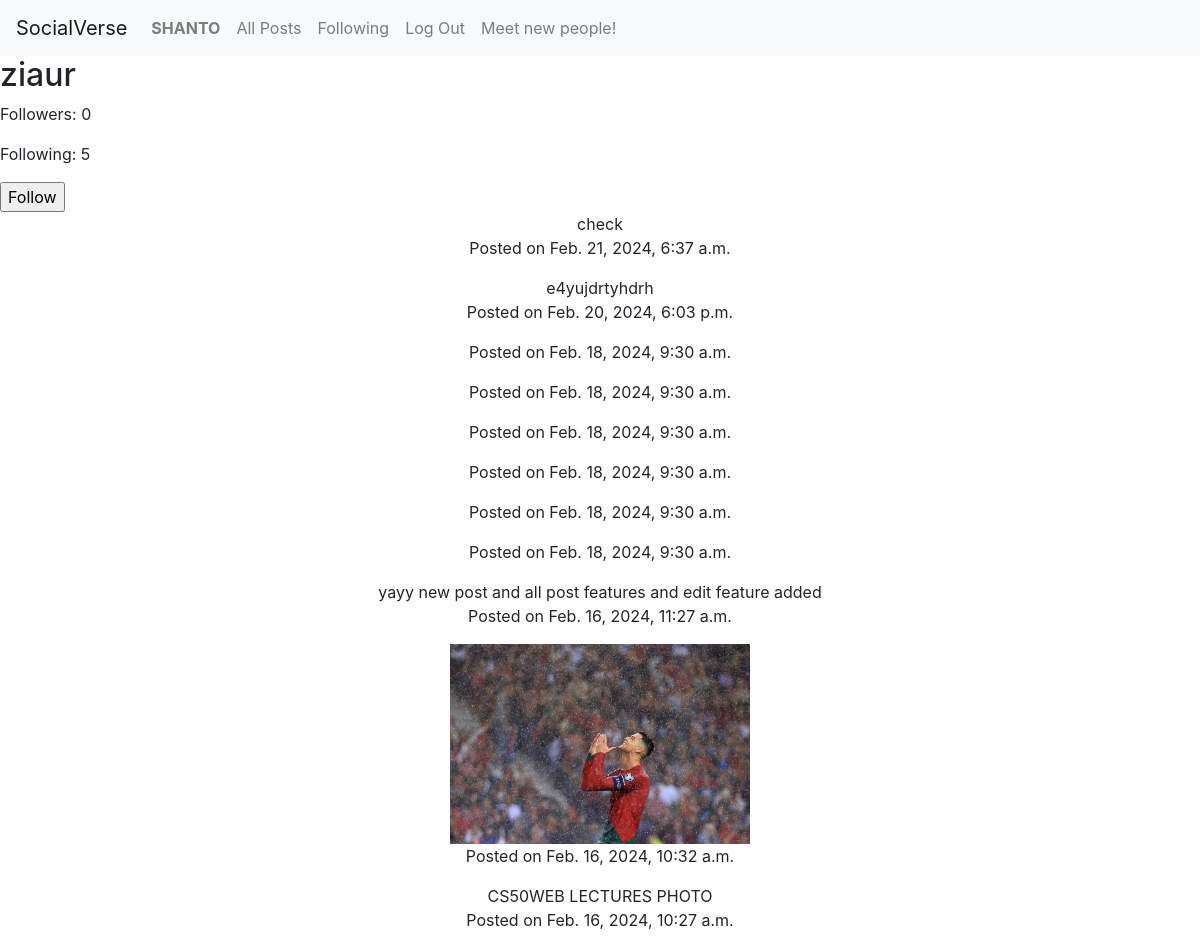
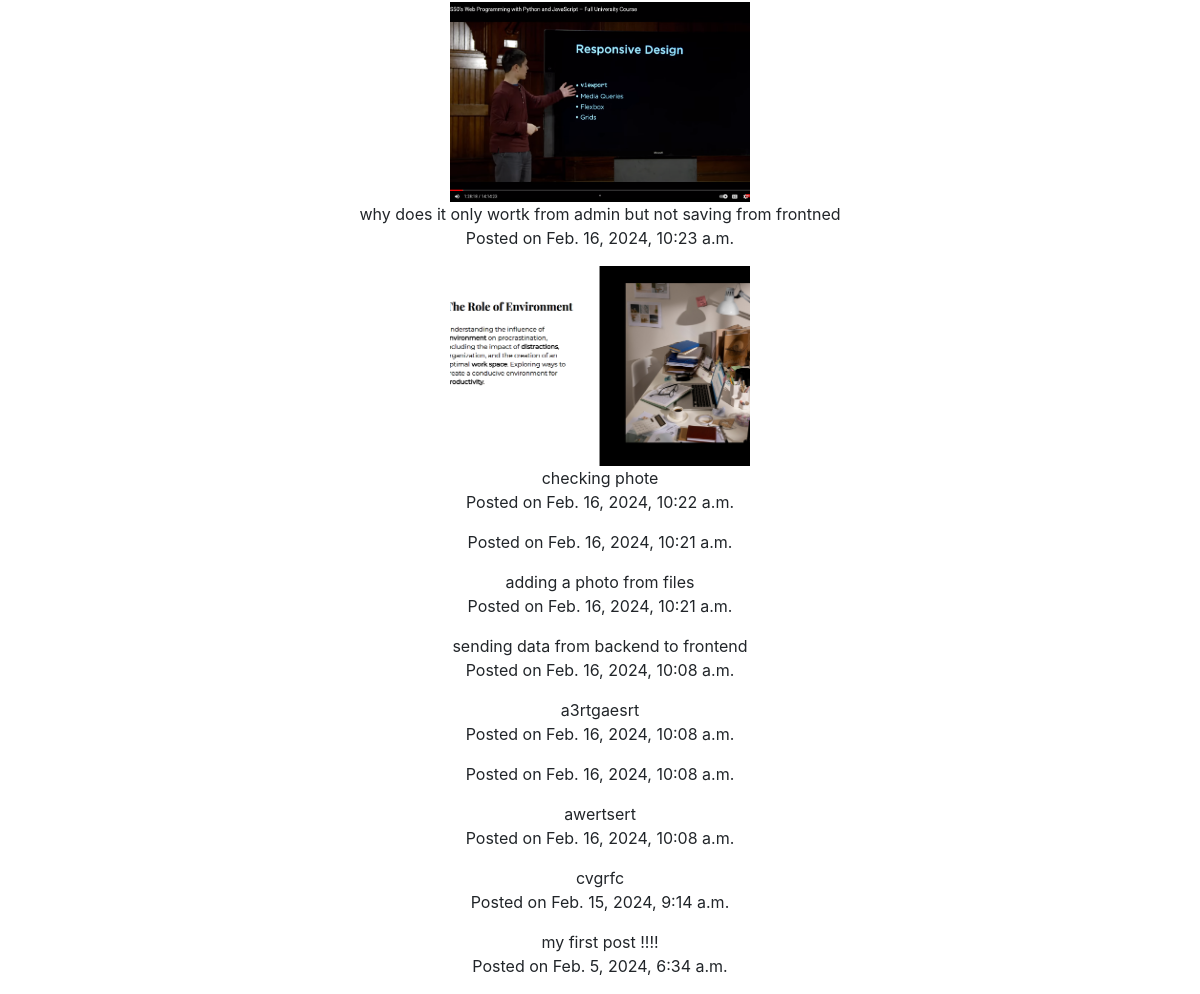
The app's page /profile/ziaur (signed in) with its own data (2 pictures, top to bottom).
### network/models.py (models this page shows, shortened)
class User(AbstractUser):
    pass

class UserProfile(models.Model):
    user = models.OneToOneField(User, on_delete=models.CASCADE)
    followers = models.ManyToManyField(User, related_name='followers', blank=True)
    following = models.ManyToManyField(User, related_name='following', blank=True)

class Post(models.Model):
    user = models.ForeignKey(User, on_delete=models.CASCADE, default=None, related_name="author")
    content = models.TextField(max_length=150)
    image = models.ImageField(upload_to='posts/', null=True, blank=True)
    post_date = models.DateTimeField(auto_now_add=True)
    likes = models.ManyToManyField(User, related_name='liked_posts', blank=True)

### network/views.py (the view)
# urls.py: path('profile/<str:username>', views.profile, name='profile'),
@login_required
def profile(request, username):
    user = User.objects.get(username=username)
    user_profile = UserProfile.objects.get(user=user)
    followers_count = UserProfile.objects.filter(following=user).count()
    posts = Post.objects.filter(user=user).order_by('-post_date')
    return render(request, 'profile.html', {'user_profile': user_profile, 'posts': posts, 'followers_count': followers_count})

### network/templates/profile.html (shortened to what this page needs)
{% extends "network/layout.html" %}
{% block body %}
{% load static %}
<h2>{{ user_profile.user.username }}</h2>
<p>Followers: {{ followers_count }}</p>
<p>Following: {{ user_profile.following.count }}</p>
{% if user.is_authenticated and user != user_profile.user %}
    <form action="{% url 'follow' user_profile.user.username %}" method="post">
        {% if user_profile.user in user.user_profile.followers.all %}
            <input id="followButton" type="submit" value="Unfollow">
        {% else %}
            <input  id="followButton" type="submit" value="Follow">
        {% endif %}
    </form>
{% endif %}
{% for post in posts %}
    <div class="post" data-post-id="{{ post.id }}">
        <p class="post-content">{{ post.content }}</p>
        <p>Posted on {{ post.post_date }}</p>
        {% if post.image %}
            <img class="post_image" src="{{ post.image.url }}" alt="Post image">
        {% endif %}
</div>
{% endfor %}
{% endblock %}

### network/templates/network/layout.html (shortened to what this page needs)
{% load static %}
<!DOCTYPE html>
<html lang="en">
    <head>
        <link rel="stylesheet" href="https://stackpath.bootstrapcdn.com/bootstrap/4.4.1/css/bootstrap.min.css">
        <link href="{% static 'network/styles.css' %}" rel="stylesheet">
    </head>
    <body>
        <nav class="navbar navbar-expand-lg navbar-light bg-light">
            <a class="navbar-brand" href="{% url 'index' %}">SocialVerse</a>
            <div>
              <ul class="navbar-nav mr-auto">
                {% if user.is_authenticated %}
                    <li class="nav-item">
                        <a class="nav-link" href="{% url 'profile' user.username %}"><strong>{{ user.username }}</strong></a>
                    </li>
                {% endif %}
                <li class="nav-item">
                  <a class="nav-link" href="{% url 'allPosts' %}">All Posts</a>
                </li>
                {% if user.is_authenticated %}
                    <li class="nav-item">
                        <a class="nav-link" href="{% url 'following_posts' %}">Following</a>
                    </li>
                    <li class="nav-item">
                        <a class="nav-link" href="{% url 'logout' %}">Log Out</a>
                    </li>
                    <li class="nav-item">
                        <a class="nav-link" href="{% url 'all_users' %}">Meet new people!</a>
                    </li>
                {% endif %}
              </ul>
            </div>
          </nav>
        <div class="body">
            {% block body %}
            {% endblock %}
        </div>
    </body>
</html>

### network/static/network/styles.css (style rules this page uses)
.post { display: flex; flex-direction: column; justify-content: center; align-items: center; margin: auto; }
.post_image { width: 300px; height: 200px; object-fit: cover; }
.post-content { display: flex; flex-direction: column; justify-content: center; align-items: center; margin: auto; }

### records on screen
User: username "SHANTO"
UserProfile: user.username "ziaur", following.count "5"
Post: content "check", post_date "Feb. 21, 2024, 6:37 a.m."
Post: content "e4yujdrtyhdrh", post_date "Feb. 20, 2024, 6:03 p.m."
Post: post_date "Feb. 18, 2024, 9:30 a.m."
Post: post_date "Feb. 18, 2024, 9:30 a.m."
Post: post_date "Feb. 18, 2024, 9:30 a.m."
Post: post_date "Feb. 18, 2024, 9:30 a.m."
Post: post_date "Feb. 18, 2024, 9:30 a.m."
Post: post_date "Feb. 18, 2024, 9:30 a.m."
Post: content "yayy new post and all post features and edit feature added", post_date "Feb. 16, 2024, 11:27 a.m.", image (picture)
Post: post_date "Feb. 16, 2024, 10:32 a.m."
Post: content "CS50WEB LECTURES PHOTO", post_date "Feb. 16, 2024, 10:27 a.m.", image (picture)
Post: content "why does it only wortk from admin but not saving from frontned", post_date "Feb. 16, 2024, 10:23 a.m.", image (picture)
Post: content "checking phote", post_date "Feb. 16, 2024, 10:22 a.m."
Post: post_date "Feb. 16, 2024, 10:21 a.m."
Post: content "adding a photo from files", post_date "Feb. 16, 2024, 10:21 a.m."
Post: content "sending data from backend to frontend", post_date "Feb. 16, 2024, 10:08 a.m."
Post: content "a3rtgaesrt", post_date "Feb. 16, 2024, 10:08 a.m."
Post: post_date "Feb. 16, 2024, 10:08 a.m."
Post: content "awertsert", post_date "Feb. 16, 2024, 10:08 a.m."
Post: content "cvgrfc", post_date "Feb. 15, 2024, 9:14 a.m."
Post: content "my first post !!!!", post_date "Feb. 5, 2024, 6:34 a.m."

### other values on screen
{{ followers_count }} "0"
